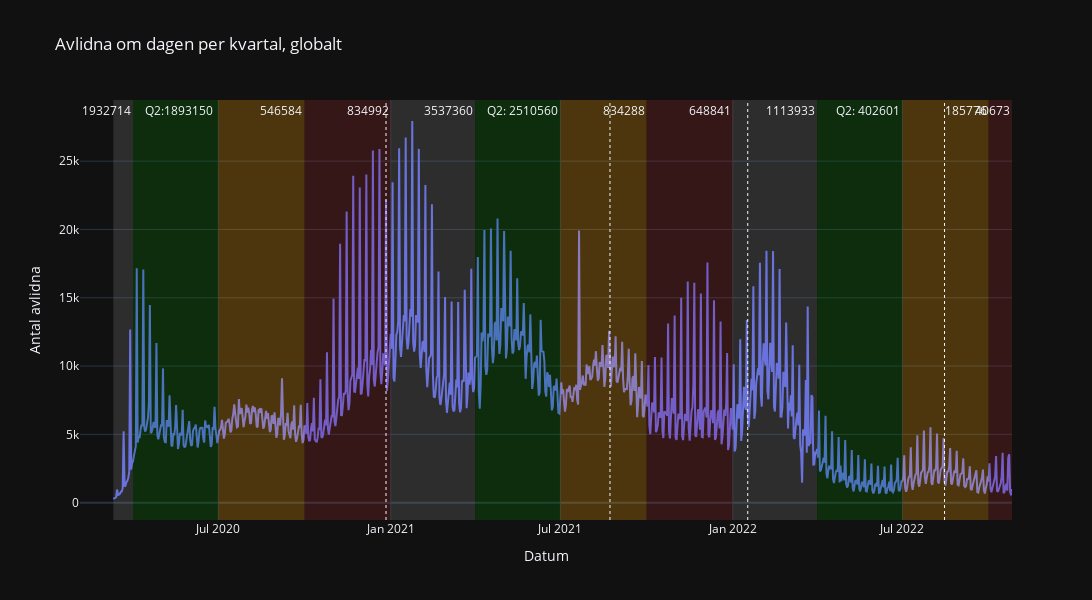

Here is the notebook cell this chart was saved with:
### Markdown cell above
### KPI#3 Ökad eller minskad dödlighet om dagen, per kvartal
* Här undersöks antal avlidna från första dödsfallet 11:e Mars 2020 till 25:e Oktober 2020. 

* Datum och kvartal för administration av vaccinationer 1-5 inkluderas.  

* Resultat visar dödsfall ökade från första peaken 8:e april 2020 till 28:e december 2020, innan vaccinationsdoser administrerades.  

* Efter vaccinationdoser 1-4 administrerades mellan Q4 2020 och Q1 2022 halverades dödsfallen nästan (46.3%).

### Code cell
from datetime import datetime
from dateutil.relativedelta import relativedelta 


who_global_data = pd.read_csv('WHO-COVID-19-global-data.csv')

FHM_date = who_global_data.query("`Date_reported` >= '2020-03-11' and `Date_reported` <= '2022-10-26'")
daily_deaths_global = pd.pivot_table(FHM_date, index=["Date_reported"], values=["New_cases", "New_deaths"],aggfunc="sum")
daily_deaths_global = daily_deaths_global.reset_index()


deaths_per_quarter = {}
for year in [0,1,2]:
    counter = 1
    for month in ["01", "04", "07", "10" ]:
        start_date = f'202{year}-{month}-01'
        end_date = f'202{year}-{int(month)+3}-01' if month != "10" else f'202{year+1}-01-01'

        mask = (daily_deaths_global["Date_reported"] >= start_date) & (daily_deaths_global["Date_reported"] < end_date )
        quarter = daily_deaths_global[mask]
        deaths = quarter["New_deaths"].sum()
        deaths_per_quarter.update({f"Q{counter}_2{year}":deaths})
        counter += 1


fig = px.line(daily_deaths_global[["Date_reported", "New_deaths"]], x="Date_reported", y="New_deaths", template='plotly_dark', title="Avlidna om dagen per kvartal, globalt", labels=dict(New_deaths="Antal avlidna", Date_reported="Datum"))


fig.add_vrect(x0="2020-03-11", x1="2020-04-01", 
              annotation_text=f"{deaths_per_quarter['Q1_20']}", annotation_position="top right",
              fillcolor="grey", opacity=0.25, line_width=0)

fig.add_vrect(x0="2020-04-01", x1="2020-07-01", annotation_text=f"Q2:{deaths_per_quarter['Q2_20']} ", annotation_position="top right", fillcolor="green", opacity=0.25, line_width=0)
fig.add_vrect(x0="2020-07-01", x1="2020-10-01", annotation_text=f"{deaths_per_quarter['Q3_20']}", annotation_position="top right", fillcolor="orange", opacity=0.25, line_width=0)
fig.add_vrect(x0="2020-10-01", x1="2021-01-01", annotation_text=f"{deaths_per_quarter['Q4_20']}", annotation_position="top right", fillcolor="brown", opacity=0.25, line_width=0)

# # # # # # # # # # # # # # # # # # # # # # # # # # # # # # # # # # # # # # # # 

fig.add_vrect(x0="2021-01-01", x1="2021-04-01", annotation_text=f"{deaths_per_quarter['Q1_21']}", annotation_position="top right", fillcolor="grey", opacity=0.25, line_width=0)
fig.add_vrect(x0="2021-04-01", x1="2021-07-01", annotation_text=f"Q2: {deaths_per_quarter['Q2_21']}", annotation_position="top right", fillcolor="green", opacity=0.25, line_width=0)
fig.add_vrect(x0="2021-07-01", x1="2021-10-01", annotation_text=f"{deaths_per_quarter['Q3_21']}", annotation_position="top right", fillcolor="orange", opacity=0.25, line_width=0)
fig.add_vrect(x0="2021-10-01", x1="2022-01-01", annotation_text=f"{deaths_per_quarter['Q4_21']}", annotation_position="top right", fillcolor="brown", opacity=0.25, line_width=0)

# # # # # # # # # # # # # # # # # # # # # # # # # # # # # # # # # # # # # # # # 

fig.add_vrect(x0="2022-01-01", x1="2022-04-01", annotation_text=f"{deaths_per_quarter['Q1_22']}", annotation_position="top right", fillcolor="grey", opacity=0.25, line_width=0)
fig.add_vrect(x0="2022-04-01", x1="2022-07-01", annotation_text=f"Q2: {deaths_per_quarter['Q2_22']}", annotation_position="top right", fillcolor="green", opacity=0.25, line_width=0)
fig.add_vrect(x0="2022-07-01", x1="2022-10-01", annotation_text=f"{deaths_per_quarter['Q3_22']}", annotation_position="top right", fillcolor="orange", opacity=0.25, line_width=0)
fig.add_vrect(x0="2022-10-01", x1="2022-10-26", annotation_text=f"{deaths_per_quarter['Q4_22']}", annotation_position="top right", fillcolor="brown", opacity=0.25, line_width=0)

fig.add_vline(x="2020-12-27", line_width=1, line_dash="dot")
fig.add_vline(x="2021-08-23", line_width=1, line_dash="dot")
fig.add_vline(x="2022-01-17", line_width=1, line_dash="dot")
fig.add_vline(x="2022-08-15", line_width=1, line_dash="dot")


fig.update_layout(height=600, width=1500)
fig.show()

#daily_deaths_global[["Date_reported", "New_deaths"]]

### Figure 1 — Plotly figure (JSON) as saved in the notebook; plotly's stock layout.template omitted (floating-point values rounded to 4 significant figures; data arrays with more than 128 entries replaced by an {"elided": "..."} marker saying what was removed)
{"data": [{"hovertemplate": "Datum=%{x}<br>Antal avlidna=%{y}<extra></extra>", "legendgroup": "", "line": {"color": "#636efa", "dash": "solid"}, "marker": {"symbol": "circle"}, "mode": "lines", "name": "", "orientation": "v", "showlegend": false, "type": "scatter", "x": {"elided": "960 str values"}, "xaxis": "x", "y": {"elided": "960 int values"}, "yaxis": "y"}], "layout": {"annotations": [{"showarrow": false, "text": "1932714", "x": "2020-04-01", "xanchor": "right", "xref": "x", "y": 1, "yanchor": "top", "yref": "y domain"}, {"showarrow": false, "text": "Q2:1893150 ", "x": "2020-07-01", "xanchor": "right", "xref": "x", "y": 1, "yanchor": "top", "yref": "y domain"}, {"showarrow": false, "text": "546584", "x": "2020-10-01", "xanchor": "right", "xref": "x", "y": 1, "yanchor": "top", "yref": "y domain"}, {"showarrow": false, "text": "834992", "x": "2021-01-01", "xanchor": "right", "xref": "x", "y": 1, "yanchor": "top", "yref": "y domain"}, {"showarrow": false, "text": "3537360", "x": "2021-04-01", "xanchor": "right", "xref": "x", "y": 1, "yanchor": "top", "yref": "y domain"}, {"showarrow": false, "text": "Q2: 2510560", "x": "2021-07-01", "xanchor": "right", "xref": "x", "y": 1, "yanchor": "top", "yref": "y domain"}, {"showarrow": false, "text": "834288", "x": "2021-10-01", "xanchor": "right", "xref": "x", "y": 1, "yanchor": "top", "yref": "y domain"}, {"showarrow": false, "text": "648841", "x": "2022-01-01", "xanchor": "right", "xref": "x", "y": 1, "yanchor": "top", "yref": "y domain"}, {"showarrow": false, "text": "1113933", "x": "2022-04-01", "xanchor": "right", "xref": "x", "y": 1, "yanchor": "top", "yref": "y domain"}, {"showarrow": false, "text": "Q2: 402601", "x": "2022-07-01", "xanchor": "right", "xref": "x", "y": 1, "yanchor": "top", "yref": "y domain"}, {"showarrow": false, "text": "185776", "x": "2022-10-01", "xanchor": "right", "xref": "x", "y": 1, "yanchor": "top", "yref": "y domain"}, {"showarrow": false, "text": "40673", "x": "2022-10-26", "xanchor": "right", "xref": "x", "y": 1, "yanchor": "top", "yref": "y domain"}], "height": 600, "legend": {"tracegroupgap": 0}, "shapes": [{"fillcolor": "grey", "line": {"width": 0}, "opacity": 0.25, "type": "rect", "x0": "2020-03-11", "x1": "2020-04-01", "xref": "x", "y0": 0, "y1": 1, "yref": "y domain"}, {"fillcolor": "green", "line": {"width": 0}, "opacity": 0.25, "type": "rect", "x0": "2020-04-01", "x1": "2020-07-01", "xref": "x", "y0": 0, "y1": 1, "yref": "y domain"}, {"fillcolor": "orange", "line": {"width": 0}, "opacity": 0.25, "type": "rect", "x0": "2020-07-01", "x1": "2020-10-01", "xref": "x", "y0": 0, "y1": 1, "yref": "y domain"}, {"fillcolor": "brown", "line": {"width": 0}, "opacity": 0.25, "type": "rect", "x0": "2020-10-01", "x1": "2021-01-01", "xref": "x", "y0": 0, "y1": 1, "yref": "y domain"}, {"fillcolor": "grey", "line": {"width": 0}, "opacity": 0.25, "type": "rect", "x0": "2021-01-01", "x1": "2021-04-01", "xref": "x", "y0": 0, "y1": 1, "yref": "y domain"}, {"fillcolor": "green", "line": {"width": 0}, "opacity": 0.25, "type": "rect", "x0": "2021-04-01", "x1": "2021-07-01", "xref": "x", "y0": 0, "y1": 1, "yref": "y domain"}, {"fillcolor": "orange", "line": {"width": 0}, "opacity": 0.25, "type": "rect", "x0": "2021-07-01", "x1": "2021-10-01", "xref": "x", "y0": 0, "y1": 1, "yref": "y domain"}, {"fillcolor": "brown", "line": {"width": 0}, "opacity": 0.25, "type": "rect", "x0": "2021-10-01", "x1": "2022-01-01", "xref": "x", "y0": 0, "y1": 1, "yref": "y domain"}, {"fillcolor": "grey", "line": {"width": 0}, "opacity": 0.25, "type": "rect", "x0": "2022-01-01", "x1": "2022-04-01", "xref": "x", "y0": 0, "y1": 1, "yref": "y domain"}, {"fillcolor": "green", "line": {"width": 0}, "opacity": 0.25, "type": "rect", "x0": "2022-04-01", "x1": "2022-07-01", "xref": "x", "y0": 0, "y1": 1, "yref": "y domain"}, {"fillcolor": "orange", "line": {"width": 0}, "opacity": 0.25, "type": "rect", "x0": "2022-07-01", "x1": "2022-10-01", "xref": "x", "y0": 0, "y1": 1, "yref": "y domain"}, {"fillcolor": "brown", "line": {"width": 0}, "opacity": 0.25, "type": "rect", "x0": "2022-10-01", "x1": "2022-10-26", "xref": "x", "y0": 0, "y1": 1, "yref": "y domain"}, {"line": {"dash": "dot", "width": 1}, "type": "line", "x0": "2020-12-27", "x1": "2020-12-27", "xref": "x", "y0": 0, "y1": 1, "yref": "y domain"}, {"line": {"dash": "dot", "width": 1}, "type": "line", "x0": "2021-08-23", "x1": "2021-08-23", "xref": "x", "y0": 0, "y1": 1, "yref": "y domain"}, {"line": {"dash": "dot", "width": 1}, "type": "line", "x0": "2022-01-17", "x1": "2022-01-17", "xref": "x", "y0": 0, "y1": 1, "yref": "y domain"}, {"line": {"dash": "dot", "width": 1}, "type": "line", "x0": "2022-08-15", "x1": "2022-08-15", "xref": "x", "y0": 0, "y1": 1, "yref": "y domain"}], "title": {"text": "Avlidna om dagen per kvartal, globalt"}, "width": 1500, "xaxis": {"anchor": "y", "domain": [0, 1], "title": {"text": "Datum"}}, "yaxis": {"anchor": "x", "domain": [0, 1], "title": {"text": "Antal avlidna"}}}}
